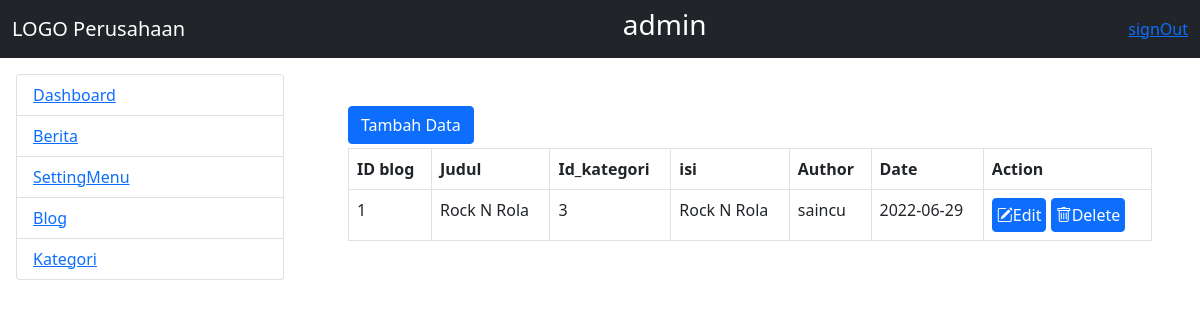
The page /admin/home.php?modul=mod_blog (signed in) on the database its author committed.
### tables this page shows
CREATE TABLE `mst_menu` (
  `idmenu` int(11) NOT NULL,
  `nmmenu` varchar(20) NOT NULL,
  `link` varchar(30) NOT NULL,
  `is_active` tinyint(4) NOT NULL
);

CREATE TABLE `mst_blog` (
  `id_blog` int(11) NOT NULL,
  `judul` varchar(100) NOT NULL,
  `id_kategori` int(11) NOT NULL,
  `isi` text NOT NULL,
  `author` varchar(50) NOT NULL,
  `date_input` date NOT NULL
);

### admin/menu.php (the view, shortened to what this page needs)
<!DOCTYPE html>
<html lang="en">
<head>
</head>
<body>
	<?php
	$qry_menu = mysqli_query($connect_db, "select * from mst_menu limit 5")
				or die("Gagal tampil menu".mysqli_error($connect_db));
	?>
	<ul class="list-group">
		<?php
		while($row = mysqli_fetch_array($qry_menu)){
		?>
		<li class="list-group-item">
			<a href="?modul=<?= $row['link']; ?>"><?= $row['nmmenu']; ?></a>
		</li>
		<?php } ?>
	</ul>
</body>
</html>

### admin/mod_blog/index.php (shortened to what this page needs)
<?php
include_once "blogCtrl.php";
if(!isset($_GET['act'])){
?>
<a href="?modul=mod_blog&act=add" class="btn btn-primary btn-xs mb-1">Tambah Data</a>
<table class="table table-bordered">
	<tr>
		<th>ID blog</th>
		<th>Judul</th>
		<th>Id_kategori</th>
		<th>isi</th>
        <th>Author</th>
        <th>Date</th>
        <th>Action</th>
	</tr>
	<?php
	$qry_listmenu = mysqli_query($connect_db,"select * from mst_blog order by id_blog DESC")
			or die("gagal akses table mst_menu ".mysqli_error($connect_db));
	while($row = mysqli_fetch_array($qry_listmenu)){
	?>
	<tr>
		<td><?= $row['id_blog']; ?></td>
		<td><?= $row['judul']; ?></td>
		<td><?= $row['id_kategori']; ?></td>
        <td><?= $row['isi']; ?></td>
        <td><?= $row['author']; ?></td>
        <td><?= $row['date_input']; ?></td>
		<td>
			<a href="?modul=mod_blog&act=edit&id=<?= $row['id_blog']; ?>" class="btn btn-xs btn-primary p-1"><i
					class="bi bi-pencil-square"></i>Edit</a>
			<a href="?modul=mod_blog&act=delete&id=<?= $row['id_blog']; ?>" class="btn btn-xs btn-primary p-1">
				<i class="bi bi-trash"></i>Delete</a>
		</td>
	</tr>
	<?php }	?>
</table>
<?php
}
 ?>

### rows shown on the page
mst_menu: nmmenu "Dashboard"
mst_menu: nmmenu "Berita"
mst_menu: nmmenu "SettingMenu"
mst_menu: nmmenu "Blog"
mst_menu: nmmenu "Kategori"
mst_blog: id_blog "1", judul "Rock N Rola", id_kategori "3", isi "Rock N Rola", author "saincu", date_input "2022-06-29"

### other values the page prints
$_SESSION['userlogin'] "admin"
